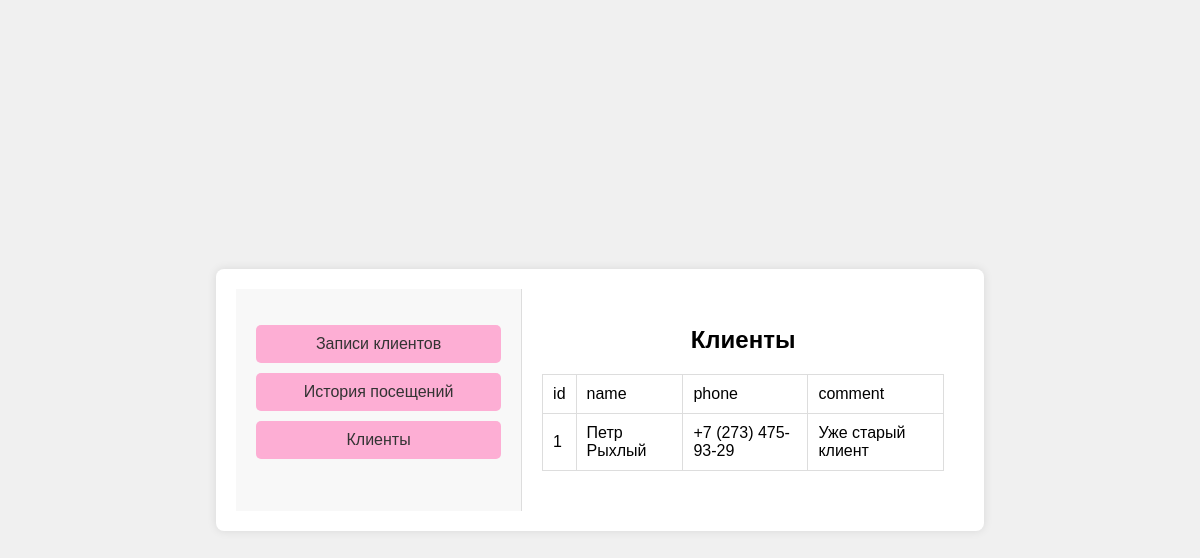
The app's page /admin/clients/1 with its own data.
### models/Client.py (models this page shows)
class Client(Base):
    __tablename__='clients'
    id=Column(Integer,primary_key=True,autoincrement=True)
    name=Column(String)
    email=Column(String,nullable=True)
    phone=Column(String)
    avatar=Column(String,nullable=True)
    comment=Column(String,nullable=True,default="Отсутствует")
    master_id=Column(Integer,ForeignKey('masters.id', ondelete='SET NULL'))
    master= relationship('Master',back_populates='clients')
    record = relationship('Record',back_populates='client')

### views/admin.py (the view)
@app.route(base_path+"/clients/<int:admin_id>")
def admin_clients(admin_id):
    master=get_master(admin_id)
    return custom_render("/clients", headers=['id','name','phone','comment'],  master=master)

### views/admin.py (called while the page is built)
def custom_render(template_name, **kwargs):
    return render_template(base_path + template_name+'.html', **kwargs)

def get_master(id):
     return session.query(Master).filter_by(id=id).first()

### templates/admin/clients.html (shortened to what this page needs)
{% extends 'admin/base.html' %}
{% block header %}  <h1>Клиенты</h1> {% endblock %}
{% block content %}
<table>
    <thead>
        <tr>
            {% for h in headers %}
               <td>{{h}}</td>
            {% endfor %}
        </tr>
    </thead>
    <tbody>
        {% for client in master.clients %}
        <tr>
             <td>{{client.id}} </td>
             <td>{{client.name}} </td>
             <td>{{client.phone}} </td>
             <td> {{client.comment}} </td>
        </tr>
     {% endfor %}
    </tbody>
</table>
{% endblock %}

### static/css/admin.css (style rules this page uses)
body { font-family: Arial, sans-serif; margin: 0; padding: 0; }
h1 { font-size: 24px; margin-bottom: 20px; }
table { width: 100%; border-collapse: collapse; margin-bottom: 20px; }
table, th, td { border: 1px solid #ddd; }
th, td { padding: 10px; text-align: left; }
tr { transition: 0.3s; }
body { font-family: Arial, sans-serif; background-color: #f0f0f0; display: flex; justify-content: center; align-items: center; height: 100vh; margin: 0; }

### records on screen
Client: id "1", name "Петр Рыхлый", phone "+7 (273) 475-93-29", comment "Уже старый клиент"

### other values on screen
{{ h }} "id" "name" "phone" "comment"
